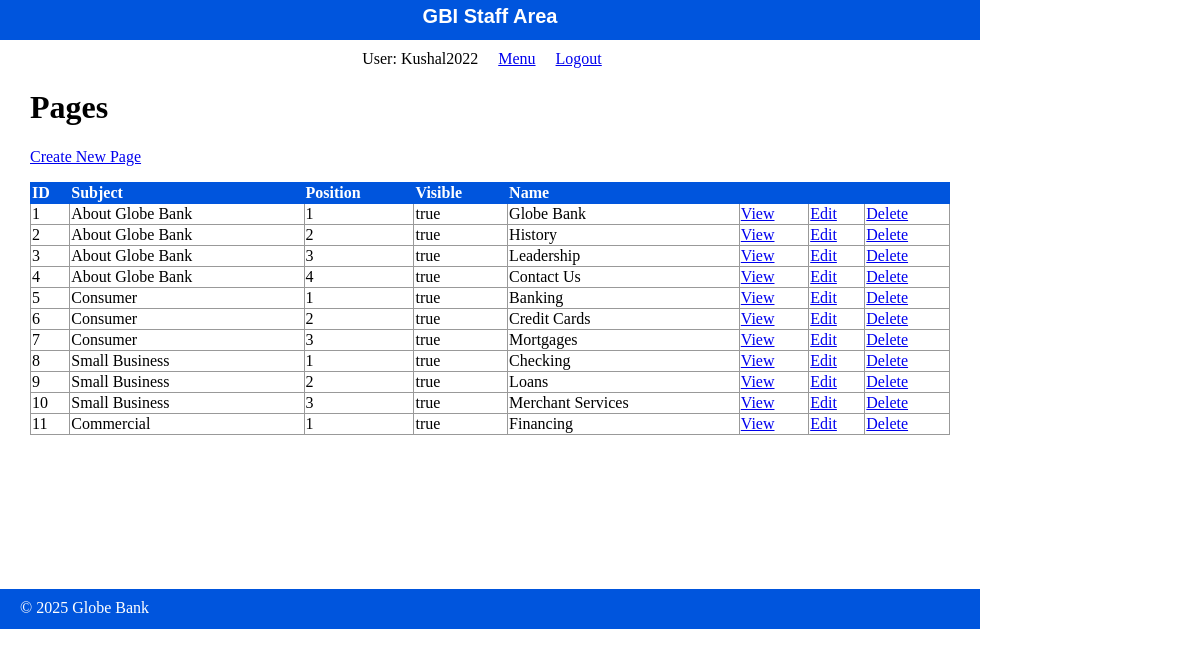
/staff/pages/index.php (signed in), run on the app's committed database.
### tables this page shows
CREATE TABLE `pages` (
  `id` int(11) NOT NULL,
  `subject_id` int(11) DEFAULT NULL,
  `menu_name` varchar(255) DEFAULT NULL,
  `position` int(3) DEFAULT NULL,
  `visible` tinyint(1) DEFAULT NULL,
  `content` text DEFAULT NULL
);

CREATE TABLE `subjects` (
  `id` int(11) NOT NULL,
  `menu_name` varchar(255) DEFAULT NULL,
  `position` int(3) DEFAULT NULL,
  `visible` tinyint(1) DEFAULT NULL
);

### private/functions.php (called while the page is built, shortened)
<?php
function url_for($script_path) {
  return WWW_ROOT . $script_path;
}
function u($string="") {
  return urlencode($string);
}
function h($string="") {
  return htmlspecialchars($string);
}
?>

### private/query_functions.php (called while the page is built, shortened)
<?php
  function find_subject_by_id($id, $options=[]) {
    global $db;
    $visible = $options['visible'] ?? false;
    $sql = "SELECT * FROM subjects ";
    $sql .= "WHERE id='" . db_escape($db, $id) . "' ";
    $result = mysqli_query($db, $sql);
    $subject = mysqli_fetch_assoc($result);
    return $subject;
  }
  function find_all_pages() {
    global $db;
    $sql = "SELECT * FROM pages ";
    $sql .= "ORDER BY subject_id ASC, position ASC";
    $result = mysqli_query($db, $sql);
    return $result;
  }
?>

### private/database.php (called while the page is built, shortened)
<?php
  function db_escape($connection, $string) {
    return mysqli_real_escape_string($connection, $string);
  }
?>

### public/staff/pages/index.php (the view, shortened to what this page needs)
<?php
  $page_set = find_all_pages();
?>
<?php include(SHARED_PATH . '/staff_header.php'); ?>
<div id="content">
  <div class="pages listing">
    <h1>Pages</h1>
    <div class="actions">
      <a class="action" href="<?php echo url_for('/staff/pages/new.php'); ?>">Create New Page</a>
    </div>
  	<table class="list">
  	  <tr>
        <th>ID</th>
        <th>Subject</th>
        <th>Position</th>
        <th>Visible</th>
  	    <th>Name</th>
  	    <th>&nbsp;</th>
  	    <th>&nbsp;</th>
        <th>&nbsp;</th>
  	  </tr>
      <?php while($page = mysqli_fetch_assoc($page_set)) { ?>
        <?php $subject = find_subject_by_id($page['subject_id']); ?>
        <tr>
          <td><?php echo h($page['id']); ?></td>
          <td><?php echo h($subject['menu_name']); ?></td>
          <td><?php echo h($page['position']); ?></td>
          <td><?php echo $page['visible'] == 1 ? 'true' : 'false'; ?></td>
    	    <td><?php echo h($page['menu_name']); ?></td>
          <td><a class="action" href="<?php echo url_for('/staff/pages/show.php?id=' . h(u($page['id']))); ?>">View</a></td>
          <td><a class="action" href="<?php echo url_for('/staff/pages/edit.php?id=' . h(u($page['id']))); ?>">Edit</a></td>
          <td><a class="action" href="<?php echo url_for('/staff/pages/delete.php?id=' . h(u($page['id']))); ?>">Delete</a></td>
    	  </tr>
      <?php } ?>
  	</table>
  </div>
</div>
<?php include(SHARED_PATH . '/staff_footer.php'); ?>

### private/shared/staff_header.php (shortened to what this page needs)
<!doctype html>
<html lang="en">
  <head>
    <link rel="stylesheet" media="all" href="<?php echo url_for('/stylesheets/staff.css'); ?>" />
  </head>
  <body>
    <header>
      <h1>GBI Staff Area</h1>
    </header>
    <navigation>
      <ul>
        <li>User: <?php echo $_SESSION['username'] ?? ''; ?></li>
        <li><a href="<?php echo url_for('/staff/index.php'); ?>">Menu</a></li>
        <li><a href="<?php echo url_for('/staff/logout.php'); ?>">Logout</a></li>
      </ul>
    </navigation>

### private/shared/staff_footer.php (shortened to what this page needs)
<footer>
  &copy; <?php echo date('Y'); ?> Globe Bank
</footer>
</body>
</html>

### public/stylesheets/staff.css (style rules this page uses)
html { height: 100%; width: 100%; }
body { height: 980px; width: 100%; margin: 0; padding: 0; }
header { width: 980px; height: 40px; margin: 0 0 10px 0; padding: 0; background: #0055DD; color: white; }
header h1 { margin: 0; padding: 5px; font-size: 20px; font-family: Verdana, Arial, Helvetica, sans-serif; text-align: center; }
navigation { width: 980px; margin: 0; padding: 0; text-align: center; }
navigation ul { width: 980px; list-style: none; padding: 0; margin: 0; }
navigation ul li { display: inline; margin-right: 1em; }
#content { width: 920px; min-height: 500px; padding: 0 30px; }
footer { width: 940px; height: 20px; margin: 0 0 10px 0; padding: 10px 20px; background: #0055DD; color: white; }
.actions { margin-bottom: 1em; }
table { border-collapse: collapse; vertical-align: top; }
table.list { width: 100%; }
table.list tr td { border: 1px solid #999999; }
table.list tr th { border: 1px solid #0055DD; background: #0055DD; color: white; text-align: left; }

### data on the page
pages: id "1", subject.menu_name "About Globe Bank", position "1", visible "true", menu_name "Globe Bank"
pages: id "2", subject.menu_name "About Globe Bank", position "2", visible "true", menu_name "History"
pages: id "3", subject.menu_name "About Globe Bank", position "3", visible "true", menu_name "Leadership"
pages: id "4", subject.menu_name "About Globe Bank", position "4", visible "true", menu_name "Contact Us"
pages: id "5", subject.menu_name "Consumer", position "1", visible "true", menu_name "Banking"
pages: id "6", subject.menu_name "Consumer", position "2", visible "true", menu_name "Credit Cards"
pages: id "7", subject.menu_name "Consumer", position "3", visible "true", menu_name "Mortgages"
pages: id "8", subject.menu_name "Small Business", position "1", visible "true", menu_name "Checking"
pages: id "9", subject.menu_name "Small Business", position "2", visible "true", menu_name "Loans"
pages: id "10", subject.menu_name "Small Business", position "3", visible "true", menu_name "Merchant Services"
pages: id "11", subject.menu_name "Commercial", position "1", visible "true", menu_name "Financing"

### other printed values
$_SESSION['username'] "Kushal2022"
